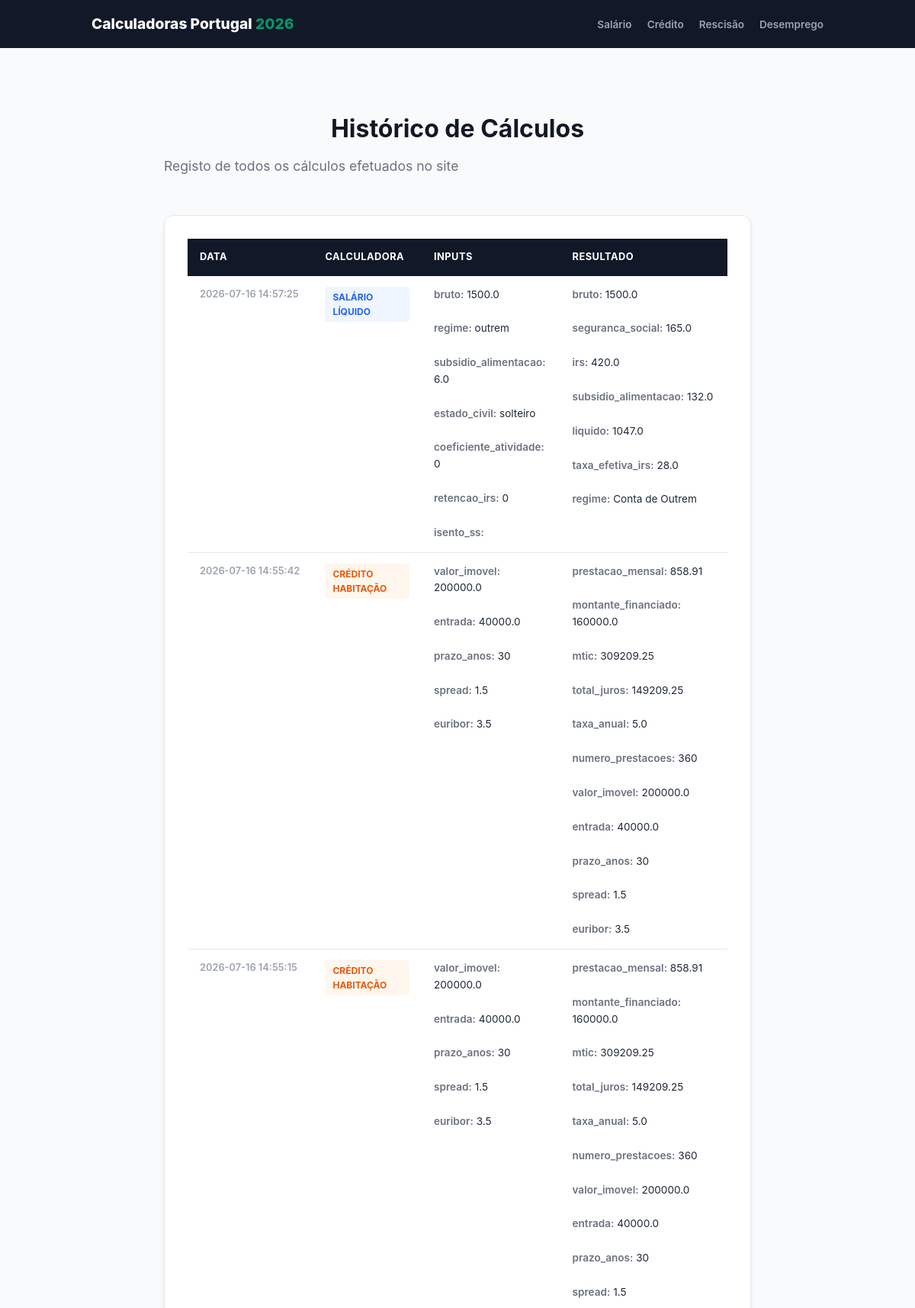
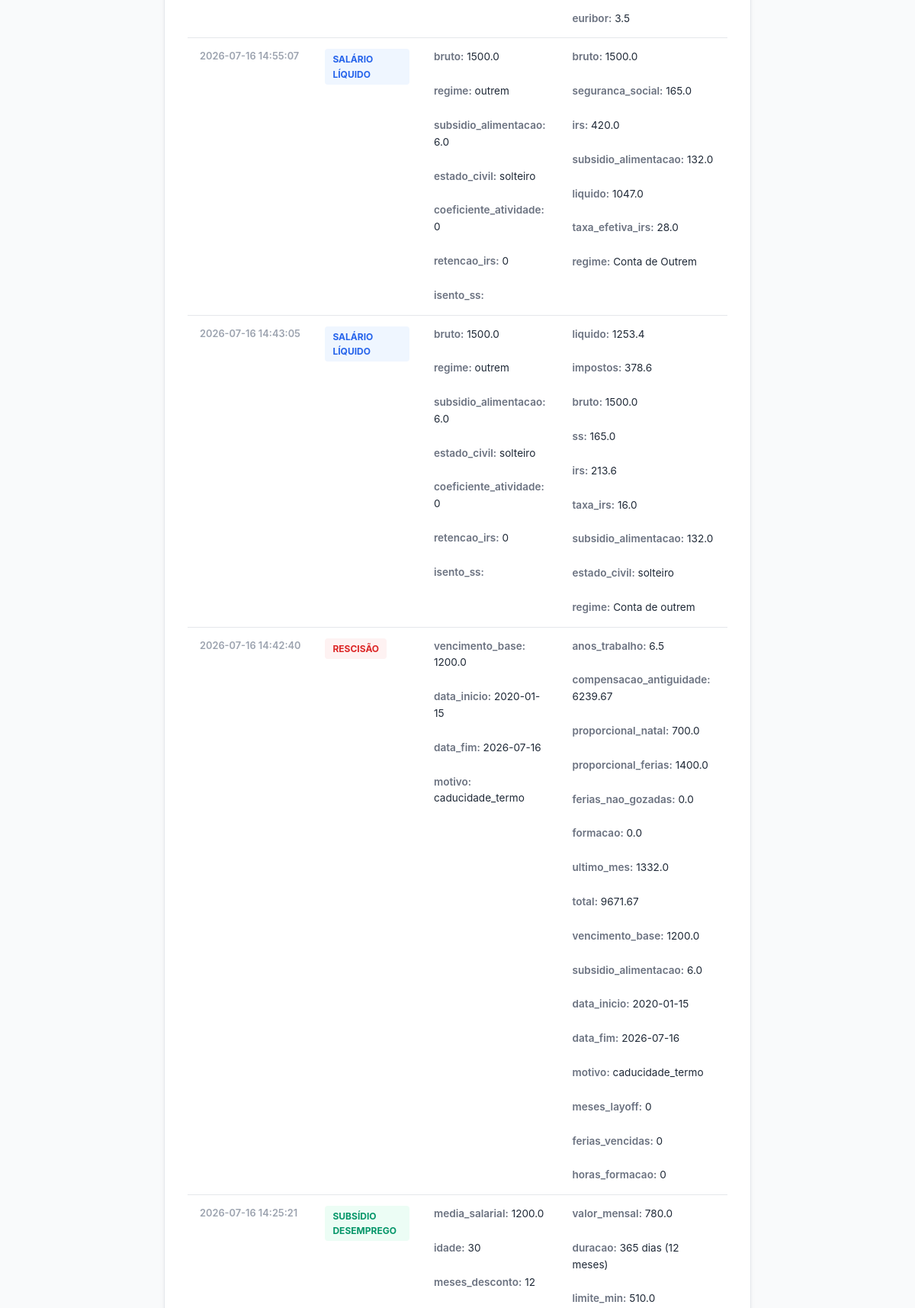
The page /historico (upper part) on the database its author committed (2 pictures, top to bottom).
### tables this page shows
CREATE TABLE historico_calculos (
            id INTEGER PRIMARY KEY AUTOINCREMENT,
            -- id: identificador único do cálculo

            tipo TEXT NOT NULL,
            -- tipo: qual calculadora foi usada
            -- Valores possíveis: 'salario', 'credito', 'rescisao', 'subsidio'

            input_json TEXT,
            -- input_json: dados de entrada em formato JSON
            -- Exemplo: '{"media_salarial": 1200, "idade": 30}'
            -- Usamos JSON (texto) para ser flexível — cada calculadora tem inputs diferentes

            resultado_json TEXT,
            -- resultado_json: resultado do cálculo em formato JSON
            -- Exemplo: '{"valor_mensal": 510.00, "duracao": "12 meses"}'

            data_hora DATETIME DEFAULT CURRENT_TIMESTAMP
            -- data_hora: quando o cálculo foi efetuado
        );

### app.py (the view)
@app.route("/historico")
def historico():
    con = get_db()
    cur = con.cursor()
    cur.execute("""
        SELECT tipo, input_json, resultado_json, data_hora
        FROM historico_calculos
        ORDER BY data_hora DESC
        LIMIT 50
    """)
    rows = cur.fetchall()
    con.close()
    registos = []
    for row in rows:
        inputs = json.loads(row["input_json"]) if row["input_json"] else {}
        resultado = json.loads(row["resultado_json"]) if row["resultado_json"] else {}
        nomes_tipos = {
            "subsidio": "Subsídio Desemprego",
            "salario": "Salário Líquido",
            "credito": "Crédito Habitação",
            "rescisao": "Rescisão",
        }
        registos.append({
            "tipo": nomes_tipos.get(row["tipo"], row["tipo"]),
            "tipo_raw": row["tipo"],
            "inputs": inputs,
            "resultado": resultado,
            "data_hora": row["data_hora"],
        })
    return render_template("historico.html", registos=registos)

### app.py (called while the page is built)
def get_db():
    con = sqlite3.connect(DATABASE)
    con.row_factory = sqlite3.Row
    return con

### templates/historico.html (shortened to what this page needs)
{% extends "base.html" %}
{% block main_class %}form-page{% endblock %}
{% block content %}
    <div class="container">
        <h1>Histórico de Cálculos</h1>
        <p class="subtitulo">Registo de todos os cálculos efetuados no site</p>
        <section class="form-card">
            {% if registos %}
            <div class="historico-tabela-wrapper">
                <table class="historico-tabela">
                    <thead>
                        <tr>
                            <th>Data</th>
                            <th>Calculadora</th>
                            <th>Inputs</th>
                            <th>Resultado</th>
                        </tr>
                    </thead>
                    <tbody>
                        {% for registo in registos %}
                        <tr>
                            <td class="col-data">{{ registo.data_hora }}</td>
                            <td class="col-tipo">
                                <span class="badge-tipo badge-{{ registo.tipo_raw }}">
                                    {{ registo.tipo }}
                                </span>
                            </td>
                            <td class="col-inputs">
                                {% for chave, valor in registo.inputs.items() %}
                                    <span class="input-item">
                                        <strong>{{ chave }}:</strong> {{ valor }}
                                    </span>
                                    {% if not loop.last %}<br>{% endif %}
                                {% endfor %}
                            </td>
                            <td class="col-resultado">
                                {% for chave, valor in registo.resultado.items() %}
                                    <span class="resultado-item">
                                        <strong>{{ chave }}:</strong> {{ valor }}
                                    </span>
                                    {% if not loop.last %}<br>{% endif %}
                                {% endfor %}
                            </td>
                        </tr>
                        {% endfor %}
                    </tbody>
                </table>
            </div>
            {% else %}
            <p class="sem-registos">Ainda não efetuaste nenhum cálculo.
            <a href="/subsidio">Experimenta o simulador de subsídio</a>.</p>
            {% endif %}
        </section>
    </div>
{% endblock %}

### static/css/style.css (style rules this page uses)
:root { --primary: #059669; --primary-hover: #047857; --dark: #111827; --gray-bg: #f9fafb; --text-main: #1f2937; --text-muted: #6b7280; --text-light: #9ca3af; --border: #e5e7eb; --white: #ffffff; --shadow-sm: 0 4px 6px rgba(0,0,0,0.05); --shadow-md: 0 12px 24px rgba(0,0,0,0.12); --radius: 12px; --radius-sm: 10px; --radius-xs: 8px; --transition: 0.2s ease; }
* { margin: 0; padding: 0; box-sizing: border-box; }
body { font-family: 'Inter', Arial, sans-serif; background-color: var(--gray-bg); color: var(--text-main); line-height: 1.6; min-height: 100vh; display: flex; flex-direction: column; }
.container { max-width: 850px; margin: 40px auto; padding: 0 20px; }
.subtitulo { color: var(--text-muted); margin-bottom: 50px; font-size: 1.1rem; }
.form-page h1 { text-align: center; margin-bottom: 10px; color: var(--dark); }
.form-card { background: var(--white); padding: 30px; border-radius: var(--radius); border: 1px solid var(--border); box-shadow: var(--shadow-sm); margin-bottom: 25px; }
.historico-tabela-wrapper { overflow-x: auto; }
.historico-tabela { width: 100%; border-collapse: collapse; font-size: 0.9rem; }
.historico-tabela thead { background: var(--dark); color: var(--white); }
.historico-tabela th { padding: 14px 16px; text-align: left; font-weight: 700; font-size: 0.8rem; text-transform: uppercase; letter-spacing: 0.5px; }
.historico-tabela td { padding: 14px 16px; border-bottom: 1px solid var(--border); vertical-align: top; }
.col-data { white-space: nowrap; color: var(--text-light); font-size: 0.8rem; font-weight: 600; width: 140px; }
.badge-tipo { display: inline-block; padding: 4px 10px; border-radius: 4px; font-size: 0.75rem; font-weight: 700; text-transform: uppercase; }
.badge-subsidio { background: #ecfdf5; color: #059669; }
.badge-salario { background: #eff6ff; color: #2563eb; }
.badge-credito { background: #fff7ed; color: #ea580c; }
.badge-rescisao { background: #fef2f2; color: #dc2626; }
.input-item, .resultado-item { display: block; font-size: 0.85rem; color: var(--text-main); }
.input-item strong, .resultado-item strong { color: var(--text-muted); font-weight: 600; }

### rows shown on the page
historico_calculos: data_hora "2026-07-16 14:57:25", tipo "SALÁRIO LÍQUIDO", inputs "bruto" "regime" "subsidio_alimentacao" "estado_civil" "coeficiente_atividade" "retencao_irs" "isento_ss", inputs "1500.0" "outrem" "6.0" "solteiro" "0" "0", resultado "bruto" "seguranca_social" "irs" "subsidio_alimentacao" "liquido" "taxa_efetiva_irs" "regime", resultado "1500.0" "165.0" "420.0" "132.0" "1047.0" "28.0" "Conta de Outrem"
historico_calculos: data_hora "2026-07-16 14:55:42", tipo "CRÉDITO HABITAÇÃO", inputs "valor_imovel" "entrada" "prazo_anos" "spread" "euribor", inputs "200000.0" "40000.0" "30" "1.5" "3.5", resultado "prestacao_mensal" "montante_financiado" "mtic" "total_juros" "taxa_anual" "numero_prestacoes" "valor_imovel" "entrada" "prazo_anos" "spread" "euribor", resultado "858.91" "160000.0" "309209.25" "149209.25" "5.0" "360" "200000.0" "40000.0" "30" "1.5" "3.5"
historico_calculos: data_hora "2026-07-16 14:55:15", tipo "CRÉDITO HABITAÇÃO", inputs "valor_imovel" "entrada" "prazo_anos" "spread" "euribor", inputs "200000.0" "40000.0" "30" "1.5" "3.5", resultado "prestacao_mensal" "montante_financiado" "mtic" "total_juros" "taxa_anual" "numero_prestacoes" "valor_imovel" "entrada" "prazo_anos" "spread" "euribor", resultado "858.91" "160000.0" "309209.25" "149209.25" "5.0" "360" "200000.0" "40000.0" "30" "1.5" "3.5"
historico_calculos: data_hora "2026-07-16 14:55:07", tipo "SALÁRIO LÍQUIDO", inputs "bruto" "regime" "subsidio_alimentacao" "estado_civil" "coeficiente_atividade" "retencao_irs" "isento_ss", inputs "1500.0" "outrem" "6.0" "solteiro" "0" "0", resultado "bruto" "seguranca_social" "irs" "subsidio_alimentacao" "liquido" "taxa_efetiva_irs" "regime", resultado "1500.0" "165.0" "420.0" "132.0" "1047.0" "28.0" "Conta de Outrem"
historico_calculos: data_hora "2026-07-16 14:43:05", tipo "SALÁRIO LÍQUIDO", inputs "bruto" "regime" "subsidio_alimentacao" "estado_civil" "coeficiente_atividade" "retencao_irs" "isento_ss", inputs "1500.0" "outrem" "6.0" "solteiro" "0" "0", resultado "liquido" "impostos" "bruto" "ss" "irs" "taxa_irs" "subsidio_alimentacao" "estado_civil" "regime", resultado "1253.4" "378.6" "1500.0" "165.0" "213.6" "16.0" "132.0" "solteiro" "Conta de outrem"
historico_calculos: data_hora "2026-07-16 14:42:40", tipo "RESCISÃO", inputs "vencimento_base" "data_inicio" "data_fim" "motivo", inputs "1200.0" "2020-01-15" "2026-07-16" "caducidade_termo", resultado "anos_trabalho" "compensacao_antiguidade" "proporcional_natal" "proporcional_ferias" "ferias_nao_gozadas" "formacao" "ultimo_mes" "total" "vencimento_base" "subsidio_alimentacao" "data_inicio" "data_fim" "motivo" "meses_layoff" "ferias_vencidas" "horas_formacao", resultado "6.5" "6239.67" "700.0" "1400.0" "0.0" "0.0" "1332.0" "9671.67" "1200.0" "6.0" "2020-01-15" "2026-07-16" "caducidade_termo" "0" "0" "0"
historico_calculos: data_hora "2026-07-16 14:25:21", tipo "SUBSÍDIO DESEMPREGO", inputs "media_salarial" "idade" "meses_desconto", inputs "1200.0" "30" "12", resultado "valor_mensal" "duracao" "limite_min", resultado "780.0" "365 dias (12 meses)" "510.0"
